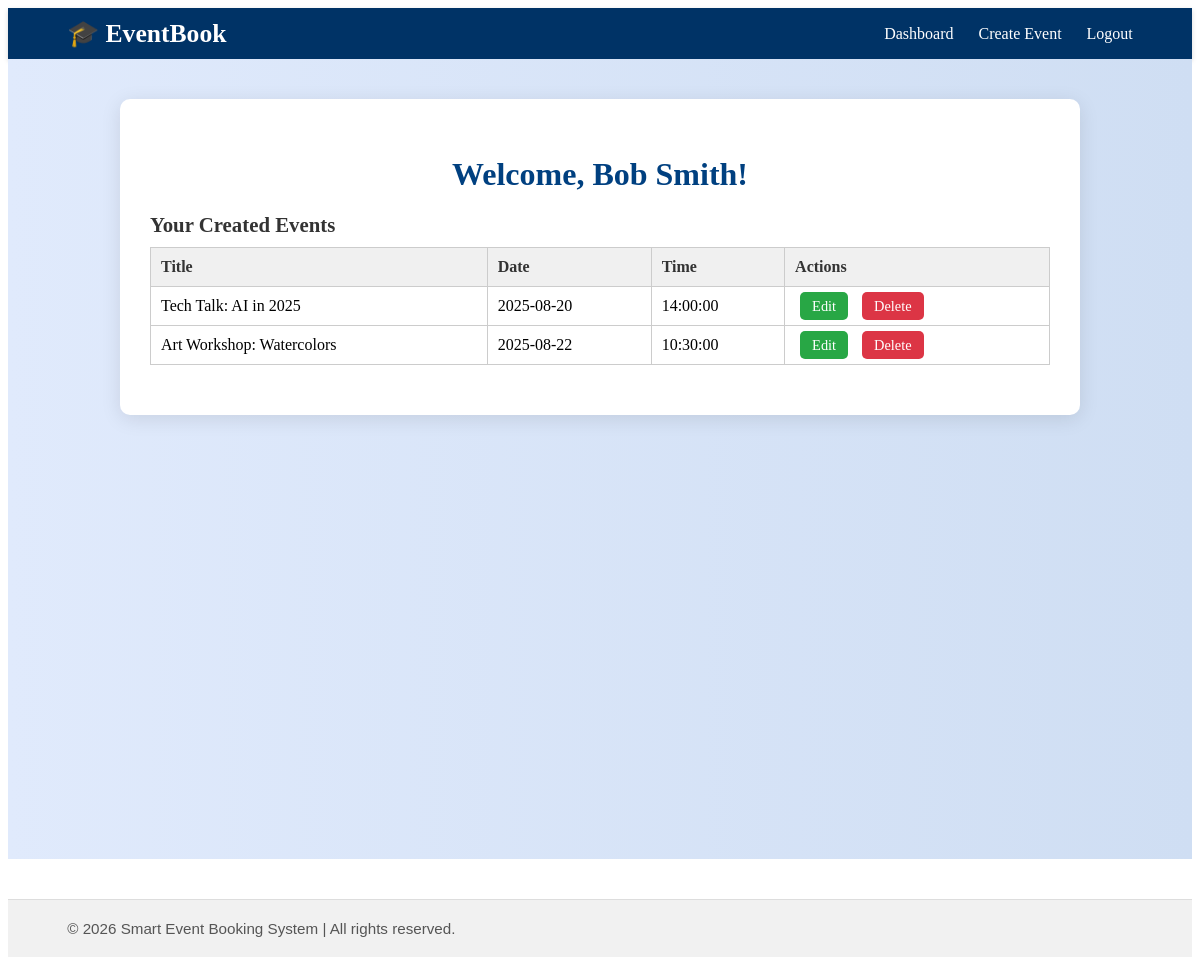
The app's page /dashboard.php (signed in) with its own data.
### tables this page shows
CREATE TABLE `events` (
  `event_id` int(11) NOT NULL,
  `title` varchar(150) NOT NULL,
  `description` text DEFAULT NULL,
  `event_date` date NOT NULL,
  `event_time` time NOT NULL,
  `location` varchar(150) DEFAULT NULL,
  `capacity` int(11) NOT NULL,
  `created_by` int(11) DEFAULT NULL,
  `created_at` timestamp NOT NULL DEFAULT current_timestamp()
);

### dashboard.php (the view, shortened to what this page needs)
<?php
include('includes/db.php');
include('includes/header-private.php');
$user_id = $_SESSION['user_id'];
$role = $_SESSION['role'];
?>
<main class="sdash-main">
    <section class="sdash-container">
        <h2 class="sdash-title">Welcome, <?php echo htmlspecialchars($_SESSION['name']); ?>!</h2>
        <?php if ($role === 'user'): ?>
            <h3 class="sdash-subtitle">Your Booked Events</h3>
            <?php
            $stmt = $conn->prepare("SELECT e.title, e.event_date, e.event_time, e.location FROM bookings b JOIN events e ON b.event_id = e.event_id WHERE b.user_id = ?");
            $stmt->bind_param("i", $user_id);
            $stmt->execute();
            $result = $stmt->get_result();
            if ($result->num_rows > 0): ?>
                <div class="sdash-table-wrapper">
                <table class="sdash-table">
                    <tr>
                        <th>Title</th><th>Date</th><th>Time</th><th>Location</th>
                    </tr>
                    <?php while ($row = $result->fetch_assoc()): ?>
                        <tr>
                            <td><?php echo htmlspecialchars($row['title']); ?></td>
                            <td><?php echo $row['event_date']; ?></td>
                            <td><?php echo $row['event_time']; ?></td>
                            <td><?php echo htmlspecialchars($row['location']); ?></td>
                        </tr>
                    <?php endwhile; ?>
                </table>
                </div>
            <?php else: ?>
                <p class="sdash-msg">You haven’t booked any events yet.</p>
            <?php endif;
            $stmt->close();
            ?>
        <?php elseif ($role === 'admin'): ?>
            <h3 class="sdash-subtitle">Your Created Events</h3>
            <?php
            $stmt = $conn->prepare("SELECT * FROM events WHERE created_by = ?");
            $stmt->bind_param("i", $user_id);
            $stmt->execute();
            $result = $stmt->get_result();
            if ($result->num_rows > 0): ?>
                <div class="sdash-table-wrapper">
                <table class="sdash-table">
                    <tr>
                        <th>Title</th><th>Date</th><th>Time</th><th>Actions</th>
                    </tr>
                    <?php while ($row = $result->fetch_assoc()): ?>
                        <tr>
                            <td><?php echo htmlspecialchars($row['title']); ?></td>
                            <td><?php echo $row['event_date']; ?></td>
                            <td><?php echo $row['event_time']; ?></td>
                            <td>
                                <a href="edit-event.php?id=<?php echo $row['event_id']; ?>" class="sdash-btn edit">Edit</a>
                                <a href="delete-event.php?id=<?php echo $row['event_id']; ?>" class="sdash-btn delete" onclick="return confirm('Delete this event?')">Delete</a>
                            </td>
                        </tr>
                    <?php endwhile; ?>
                </table>
                </div>
            <?php else: ?>
                <p class="sdash-msg">No events created yet.</p>
            <?php endif;
            ?>
        <?php endif; ?>
    </section>
</main>
<?php include('includes/footer.php'); ?>

### css/style.css (style rules this page uses)
.sdash-main { padding: 40px 20px; background: linear-gradient(to right, #e0eafc, #cfdef3); min-height: 90vh; }
.sdash-container { max-width: 900px; margin: auto; background: white; padding: 30px; border-radius: 10px; box-shadow: 0 4px 20px rgba(0,0,0,0.1); }
.sdash-title { text-align: center; font-size: 2rem; color: #004080; margin-bottom: 20px; }
.sdash-subtitle { font-size: 1.3rem; color: #333; margin: 20px 0 10px; }
.sdash-table { width: 100%; border-collapse: collapse; margin-bottom: 20px; }
.sdash-table th, .sdash-table td { border: 1px solid #ccc; padding: 10px; text-align: left; }
.sdash-table th { background: #f0f0f0; color: #333; }
.sdash-btn { padding: 6px 12px; margin: 0 5px; border-radius: 5px; text-decoration: none; font-size: 0.9rem; }
.sdash-btn.edit { background-color: #28a745; color: white; }
.sdash-btn.delete { background-color: #dc3545; color: white; }

### records on screen
events: title "Tech Talk: AI in 2025", event_date "2025-08-20", event_time "14:00:00"
events: title "Art Workshop: Watercolors", event_date "2025-08-22", event_time "10:30:00"

### other values on screen
$_SESSION['name'] "Bob Smith"
